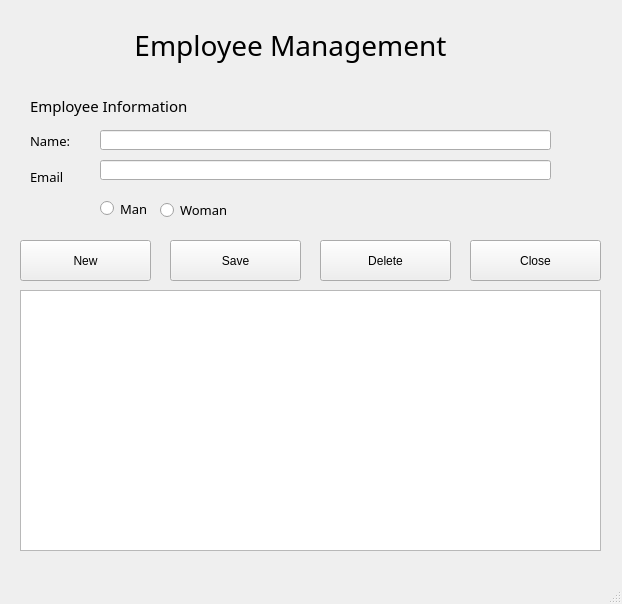
<?xml version="1.0" encoding="UTF-8"?>
<ui version="4.0">
 <class>MainWindow</class>
 <widget class="QMainWindow" name="MainWindow">
  <property name="geometry">
   <rect>
    <x>0</x>
    <y>0</y>
    <width>622</width>
    <height>604</height>
   </rect>
  </property>
  <property name="windowTitle">
   <string>MainWindow</string>
  </property>
  <property name="windowIcon">
   <iconset>
    <normaloff>images/ic_logo.png</normaloff>images/ic_logo.png</iconset>
  </property>
  <widget class="QWidget" name="centralwidget">
   <widget class="QLabel" name="label">
    <property name="geometry">
     <rect>
      <x>120</x>
      <y>10</y>
      <width>341</width>
      <height>71</height>
     </rect>
    </property>
    <property name="font">
     <font>
      <family>Montserrat SemiBold</family>
      <pointsize>21</pointsize>
     </font>
    </property>
    <property name="text">
     <string>Employee Management</string>
    </property>
    <property name="alignment">
     <set>Qt::AlignCenter</set>
    </property>
   </widget>
   <widget class="QLabel" name="label_2">
    <property name="geometry">
     <rect>
      <x>30</x>
      <y>90</y>
      <width>181</width>
      <height>31</height>
     </rect>
    </property>
    <property name="font">
     <font>
      <family>Montserrat SemiBold</family>
      <pointsize>11</pointsize>
     </font>
    </property>
    <property name="text">
     <string>Employee Information</string>
    </property>
   </widget>
   <widget class="QLabel" name="label_3">
    <property name="geometry">
     <rect>
      <x>30</x>
      <y>130</y>
      <width>51</width>
      <height>21</height>
     </rect>
    </property>
    <property name="font">
     <font>
      <family>Montserrat SemiBold</family>
      <pointsize>10</pointsize>
     </font>
    </property>
    <property name="text">
     <string>Name:</string>
    </property>
   </widget>
   <widget class="QLabel" name="label_4">
    <property name="geometry">
     <rect>
      <x>30</x>
      <y>170</y>
      <width>47</width>
      <height>13</height>
     </rect>
    </property>
    <property name="font">
     <font>
      <family>Montserrat SemiBold</family>
      <pointsize>10</pointsize>
     </font>
    </property>
    <property name="text">
     <string>Email</string>
    </property>
   </widget>
   <widget class="QLineEdit" name="EmployeeName">
    <property name="geometry">
     <rect>
      <x>100</x>
      <y>130</y>
      <width>451</width>
      <height>20</height>
     </rect>
    </property>
   </widget>
   <widget class="QLineEdit" name="EmployeeEmail">
    <property name="geometry">
     <rect>
      <x>100</x>
      <y>160</y>
      <width>451</width>
      <height>20</height>
     </rect>
    </property>
   </widget>
   <widget class="QRadioButton" name="Man">
    <property name="geometry">
     <rect>
      <x>100</x>
      <y>200</y>
      <width>82</width>
      <height>17</height>
     </rect>
    </property>
    <property name="font">
     <font>
      <family>Montserrat SemiBold</family>
      <pointsize>10</pointsize>
     </font>
    </property>
    <property name="text">
     <string>Man</string>
    </property>
   </widget>
   <widget class="QRadioButton" name="Woman">
    <property name="geometry">
     <rect>
      <x>160</x>
      <y>200</y>
      <width>121</width>
      <height>20</height>
     </rect>
    </property>
    <property name="font">
     <font>
      <family>Montserrat SemiBold</family>
      <pointsize>10</pointsize>
     </font>
    </property>
    <property name="text">
     <string>Woman</string>
    </property>
   </widget>
   <widget class="QPushButton" name="pushButtonNew">
    <property name="geometry">
     <rect>
      <x>20</x>
      <y>240</y>
      <width>131</width>
      <height>41</height>
     </rect>
    </property>
    <property name="text">
     <string>New</string>
    </property>
    <property name="icon">
     <iconset>
      <normaloff>images/ic_add.png</normaloff>images/ic_add.png</iconset>
    </property>
   </widget>
   <widget class="QPushButton" name="pushButtonSave">
    <property name="geometry">
     <rect>
      <x>170</x>
      <y>240</y>
      <width>131</width>
      <height>41</height>
     </rect>
    </property>
    <property name="text">
     <string>Save</string>
    </property>
    <property name="icon">
     <iconset>
      <normaloff>images/ic_save.png</normaloff>images/ic_save.png</iconset>
    </property>
   </widget>
   <widget class="QPushButton" name="pushButtonDelete">
    <property name="geometry">
     <rect>
      <x>320</x>
      <y>240</y>
      <width>131</width>
      <height>41</height>
     </rect>
    </property>
    <property name="text">
     <string>Delete</string>
    </property>
    <property name="icon">
     <iconset>
      <normaloff>images/ic_save.png</normaloff>images/ic_save.png</iconset>
    </property>
   </widget>
   <widget class="QPushButton" name="pushButtonClose">
    <property name="geometry">
     <rect>
      <x>470</x>
      <y>240</y>
      <width>131</width>
      <height>41</height>
     </rect>
    </property>
    <property name="text">
     <string>Close</string>
    </property>
    <property name="icon">
     <iconset>
      <normaloff>images/ic_close.png</normaloff>images/ic_close.png</iconset>
    </property>
   </widget>
   <widget class="QListWidget" name="listWidgetEmployee">
    <property name="geometry">
     <rect>
      <x>20</x>
      <y>290</y>
      <width>581</width>
      <height>261</height>
     </rect>
    </property>
   </widget>
  </widget>
  <widget class="QMenuBar" name="menubar">
   <property name="geometry">
    <rect>
     <x>0</x>
     <y>0</y>
     <width>622</width>
     <height>21</height>
    </rect>
   </property>
  </widget>
  <widget class="QStatusBar" name="statusbar"/>
 </widget>
 <resources/>
 <connections/>
</ui>
